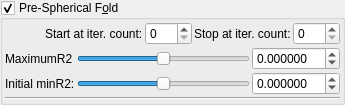
    <widget class="MyGroupBox" name="groupCheck_transf_function_enabledS_false">
     <property name="toolTip">
      <string/>
     </property>
     <property name="title">
      <string>Pre-Spherical F&amp;old</string>
     </property>
     <property name="checkable">
      <bool>true</bool>
     </property>
     <layout class="QVBoxLayout" name="verticalLayout_37" stretch="0,0,0">
      <property name="spacing">
       <number>2</number>
      </property>
      <property name="leftMargin">
       <number>2</number>
      </property>
      <property name="topMargin">
       <number>2</number>
      </property>
      <property name="rightMargin">
       <number>2</number>
      </property>
      <property name="bottomMargin">
       <number>2</number>
      </property>
      <item>
       <layout class="QGridLayout" name="gridLayout_77">
        <property name="spacing">
         <number>2</number>
        </property>
        <item row="2" column="3">
         <widget class="QLabel" name="label_49">
          <property name="text">
           <string>Stop at iter. count:</string>
          </property>
         </widget>
        </item>
        <item row="2" column="4">
         <widget class="MySpinBox" name="spinboxInt_transf_stop_iterations_S">
          <property name="sizePolicy">
           <sizepolicy hsizetype="Preferred" vsizetype="Maximum">
            <horstretch>0</horstretch>
            <verstretch>0</verstretch>
           </sizepolicy>
          </property>
          <property name="maximum">
           <number>250</number>
          </property>
         </widget>
        </item>
        <item row="2" column="1">
         <widget class="QLabel" name="label_68">
          <property name="text">
           <string>Start at iter. count:</string>
          </property>
         </widget>
        </item>
        <item row="2" column="2">
         <widget class="MySpinBox" name="spinboxInt_transf_start_iterations_S">
          <property name="sizePolicy">
           <sizepolicy hsizetype="Minimum" vsizetype="Maximum">
            <horstretch>0</horstretch>
            <verstretch>0</verstretch>
           </sizepolicy>
          </property>
          <property name="minimum">
           <number>0</number>
          </property>
          <property name="maximum">
           <number>250</number>
          </property>
          <property name="value">
           <number>0</number>
          </property>
         </widget>
        </item>
        <item row="2" column="0">
         <spacer name="horizontalSpacer_42">
          <property name="orientation">
           <enum>Qt::Horizontal</enum>
          </property>
          <property name="sizeHint" stdset="0">
           <size>
            <width>40</width>
            <height>20</height>
           </size>
          </property>
         </spacer>
        </item>
       </layout>
      </item>
      <item>
       <layout class="QGridLayout" name="gridLayout_6">
        <item row="2" column="1">
         <widget class="QSlider" name="slider_transf_minR2_p25">
          <property name="sizePolicy">
           <sizepolicy hsizetype="Expanding" vsizetype="Maximum">
            <horstretch>0</horstretch>
            <verstretch>0</verstretch>
           </sizepolicy>
          </property>
          <property name="minimum">
           <number>-5000000</number>
          </property>
          <property name="maximum">
           <number>5000000</number>
          </property>
          <property name="value">
           <number>0</number>
          </property>
          <property name="sliderPosition">
           <number>0</number>
          </property>
          <property name="orientation">
           <enum>Qt::Horizontal</enum>
          </property>
         </widget>
        </item>
        <item row="2" column="0">
         <widget class="QLabel" name="label_26">
          <property name="text">
           <string>Initial minR2:</string>
          </property>
         </widget>
        </item>
        <item row="1" column="1">
         <widget class="QSlider" name="slider_transf_maxR2_1">
          <property name="sizePolicy">
           <sizepolicy hsizetype="Expanding" vsizetype="Maximum">
            <horstretch>0</horstretch>
            <verstretch>0</verstretch>
           </sizepolicy>
          </property>
          <property name="minimum">
           <number>-5000000</number>
          </property>
          <property name="maximum">
           <number>5000000</number>
          </property>
          <property name="value">
           <number>0</number>
          </property>
          <property name="sliderPosition">
           <number>0</number>
          </property>
          <property name="orientation">
           <enum>Qt::Horizontal</enum>
          </property>
         </widget>
        </item>
        <item row="2" column="2">
         <widget class="MyDoubleSpinBox" name="spinbox_transf_minR2_p25">
          <property name="sizePolicy">
           <sizepolicy hsizetype="Minimum" vsizetype="Maximum">
            <horstretch>0</horstretch>
            <verstretch>0</verstretch>
           </sizepolicy>
          </property>
          <property name="prefix">
           <string/>
          </property>
          <property name="suffix">
           <string/>
          </property>
          <property name="decimals">
           <number>6</number>
          </property>
          <property name="minimum">
           <double>-99.989999999999995</double>
          </property>
          <property name="maximum">
           <double>99.989999999999995</double>
          </property>
          <property name="singleStep">
           <double>0.100000000000000</double>
          </property>
         </widget>
        </item>
        <item row="1" column="0">
         <widget class="QLabel" name="label_21">
          <property name="text">
           <string>MaximumR2</string>
          </property>
         </widget>
        </item>
        <item row="1" column="2">
         <widget class="MyDoubleSpinBox" name="spinbox_transf_maxR2_1">
          <property name="sizePolicy">
           <sizepolicy hsizetype="Minimum" vsizetype="Maximum">
            <horstretch>0</horstretch>
            <verstretch>0</verstretch>
           </sizepolicy>
          </property>
          <property name="prefix">
           <string/>
          </property>
          <property name="suffix">
           <string/>
          </property>
          <property name="decimals">
           <number>6</number>
          </property>
          <property name="minimum">
           <double>-99.989999999999995</double>
          </property>
          <property name="maximum">
           <double>99.989999999999995</double>
          </property>
          <property name="singleStep">
           <double>0.100000000000000</double>
          </property>
         </widget>
        </item>
       </layout>
      </item>
      <item>
       <widget class="Line" name="line_68">
        <property name="orientation">
         <enum>Qt::Horizontal</enum>
        </property>
       </widget>
      </item>
     </layout>
    </widget>
